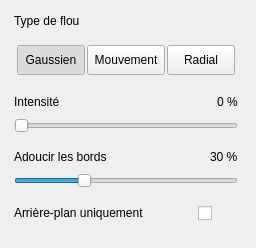
<?xml version="1.0" encoding="UTF-8"?>
<ui version="4.0">
 <class>BlurPage</class>
 <widget class="QWidget" name="blurPage" native="true">
  <layout class="QVBoxLayout" name="blurPageLayout">
   <property name="spacing">
    <number>0</number>
   </property>
   <property name="leftMargin">
    <number>0</number>
   </property>
   <property name="topMargin">
    <number>0</number>
   </property>
   <property name="rightMargin">
    <number>0</number>
   </property>
   <property name="bottomMargin">
    <number>0</number>
   </property>
   <item>
    <widget class="QScrollArea" name="blurPageScroll">
     <property name="frameShape">
      <enum>QFrame::NoFrame</enum>
     </property>
     <property name="horizontalScrollBarPolicy">
      <enum>Qt::ScrollBarAlwaysOff</enum>
     </property>
     <property name="widgetResizable">
      <bool>true</bool>
     </property>
     <widget class="QWidget" name="blurPageContent" native="true">
      <layout class="QVBoxLayout" name="blurPageContentLayout">
       <property name="spacing">
        <number>10</number>
       </property>
       <property name="leftMargin">
        <number>0</number>
       </property>
       <property name="topMargin">
        <number>0</number>
       </property>
       <property name="rightMargin">
        <number>4</number>
       </property>
       <property name="bottomMargin">
        <number>0</number>
       </property>
       <item>
        <widget class="QFrame" name="blurCard">
         <property name="role" stdset="0">
          <string>card</string>
         </property>
         <layout class="QVBoxLayout" name="blurCardLayout">
          <property name="spacing">
           <number>14</number>
          </property>
          <property name="leftMargin">
           <number>14</number>
          </property>
          <property name="topMargin">
           <number>14</number>
          </property>
          <property name="rightMargin">
           <number>14</number>
          </property>
          <property name="bottomMargin">
           <number>14</number>
          </property>
          <item>
           <widget class="QLabel" name="blurTypeSection">
            <property name="text">
             <string>Type de flou</string>
            </property>
            <property name="role" stdset="0">
             <string>section</string>
            </property>
           </widget>
          </item>
          <item>
           <widget class="QFrame" name="blurTypeSegmented">
            <property name="role" stdset="0">
             <string>segmented</string>
            </property>
            <layout class="QHBoxLayout" name="blurTypeSegmentedLayout">
             <property name="spacing">
              <number>2</number>
             </property>
             <property name="leftMargin">
              <number>3</number>
             </property>
             <property name="topMargin">
              <number>3</number>
             </property>
             <property name="rightMargin">
              <number>3</number>
             </property>
             <property name="bottomMargin">
              <number>3</number>
             </property>
             <item>
              <widget class="QToolButton" name="blurGaussianButton">
               <property name="text">
                <string>Gaussien</string>
               </property>
               <property name="checkable">
                <bool>true</bool>
               </property>
               <property name="autoExclusive">
                <bool>true</bool>
               </property>
               <property name="sizePolicy">
                <sizepolicy hsizetype="Expanding" vsizetype="Fixed">
                 <horstretch>1</horstretch>
                 <verstretch>0</verstretch>
                </sizepolicy>
               </property>
               <property name="minimumSize">
                <size>
                 <width>0</width>
                 <height>30</height>
                </size>
               </property>
               <property name="checked">
                <bool>true</bool>
               </property>
              </widget>
             </item>
             <item>
              <widget class="QToolButton" name="blurMotionButton">
               <property name="text">
                <string>Mouvement</string>
               </property>
               <property name="checkable">
                <bool>true</bool>
               </property>
               <property name="autoExclusive">
                <bool>true</bool>
               </property>
               <property name="sizePolicy">
                <sizepolicy hsizetype="Expanding" vsizetype="Fixed">
                 <horstretch>1</horstretch>
                 <verstretch>0</verstretch>
                </sizepolicy>
               </property>
               <property name="minimumSize">
                <size>
                 <width>0</width>
                 <height>30</height>
                </size>
               </property>
              </widget>
             </item>
             <item>
              <widget class="QToolButton" name="blurRadialButton">
               <property name="text">
                <string>Radial</string>
               </property>
               <property name="checkable">
                <bool>true</bool>
               </property>
               <property name="autoExclusive">
                <bool>true</bool>
               </property>
               <property name="sizePolicy">
                <sizepolicy hsizetype="Expanding" vsizetype="Fixed">
                 <horstretch>1</horstretch>
                 <verstretch>0</verstretch>
                </sizepolicy>
               </property>
               <property name="minimumSize">
                <size>
                 <width>0</width>
                 <height>30</height>
                </size>
               </property>
              </widget>
             </item>
            </layout>
           </widget>
          </item>
          <item>
           <layout class="QVBoxLayout" name="blurIntensityLayout">
            <property name="spacing">
             <number>6</number>
            </property>
            <item>
             <layout class="QHBoxLayout" name="blurIntensityHeaderLayout">
              <item>
               <widget class="QLabel" name="blurIntensityLabel">
                <property name="text">
                 <string>Intensité</string>
                </property>
                <property name="role" stdset="0">
                 <string>field</string>
                </property>
               </widget>
              </item>
              <item>
               <spacer name="blurIntensitySpacer">
                <property name="orientation">
                 <enum>Qt::Horizontal</enum>
                </property>
                <property name="sizeHint" stdset="0">
                 <size>
                  <width>40</width>
                  <height>20</height>
                 </size>
                </property>
               </spacer>
              </item>
              <item>
               <widget class="QLabel" name="blurIntensityValue">
                <property name="text">
                 <string>0 %</string>
                </property>
                <property name="role" stdset="0">
                 <string>value</string>
                </property>
               </widget>
              </item>
             </layout>
            </item>
            <item>
             <widget class="QSlider" name="blurIntensitySlider">
              <property name="orientation">
               <enum>Qt::Horizontal</enum>
              </property>
              <property name="minimum">
               <number>0</number>
              </property>
              <property name="maximum">
               <number>100</number>
              </property>
              <property name="value">
               <number>0</number>
              </property>
             </widget>
            </item>
           </layout>
          </item>
          <item>
           <layout class="QVBoxLayout" name="blurFeatherLayout">
            <property name="spacing">
             <number>6</number>
            </property>
            <item>
             <layout class="QHBoxLayout" name="blurFeatherHeaderLayout">
              <item>
               <widget class="QLabel" name="blurFeatherLabel">
                <property name="text">
                 <string>Adoucir les bords</string>
                </property>
                <property name="role" stdset="0">
                 <string>field</string>
                </property>
               </widget>
              </item>
              <item>
               <spacer name="blurFeatherSpacer">
                <property name="orientation">
                 <enum>Qt::Horizontal</enum>
                </property>
                <property name="sizeHint" stdset="0">
                 <size>
                  <width>40</width>
                  <height>20</height>
                 </size>
                </property>
               </spacer>
              </item>
              <item>
               <widget class="QLabel" name="blurFeatherValue">
                <property name="text">
                 <string>30 %</string>
                </property>
                <property name="role" stdset="0">
                 <string>value</string>
                </property>
               </widget>
              </item>
             </layout>
            </item>
            <item>
             <widget class="QSlider" name="blurFeatherSlider">
              <property name="orientation">
               <enum>Qt::Horizontal</enum>
              </property>
              <property name="minimum">
               <number>0</number>
              </property>
              <property name="maximum">
               <number>100</number>
              </property>
              <property name="value">
               <number>30</number>
              </property>
             </widget>
            </item>
           </layout>
          </item>
          <item>
           <layout class="QHBoxLayout" name="blurBackgroundLayout">
            <item>
             <widget class="QLabel" name="blurBackgroundLabel">
              <property name="text">
               <string>Arrière-plan uniquement</string>
              </property>
              <property name="role" stdset="0">
               <string>field</string>
              </property>
             </widget>
            </item>
            <item>
             <spacer name="blurBackgroundSpacer">
              <property name="orientation">
               <enum>Qt::Horizontal</enum>
              </property>
              <property name="sizeHint" stdset="0">
               <size>
                <width>40</width>
                <height>20</height>
               </size>
              </property>
             </spacer>
            </item>
            <item>
             <widget class="ToggleSwitch" name="blurBackgroundToggle">
              <property name="minimumSize">
               <size>
                <width>40</width>
                <height>22</height>
               </size>
              </property>
              <property name="maximumSize">
               <size>
                <width>40</width>
                <height>22</height>
               </size>
              </property>
             </widget>
            </item>
           </layout>
          </item>
         </layout>
        </widget>
       </item>
       <item>
        <spacer name="blurPageBottomSpacer">
         <property name="orientation">
          <enum>Qt::Vertical</enum>
         </property>
         <property name="sizeHint" stdset="0">
          <size>
           <width>20</width>
           <height>10</height>
          </size>
         </property>
        </spacer>
       </item>
      </layout>
     </widget>
    </widget>
   </item>
  </layout>
 </widget>
 <customwidgets>
  <customwidget>
   <class>ToggleSwitch</class>
   <extends>QCheckBox</extends>
   <header>view.widgets.toggle_switch</header>
  </customwidget>
 </customwidgets>
 <resources/>
 <connections/>
</ui>
